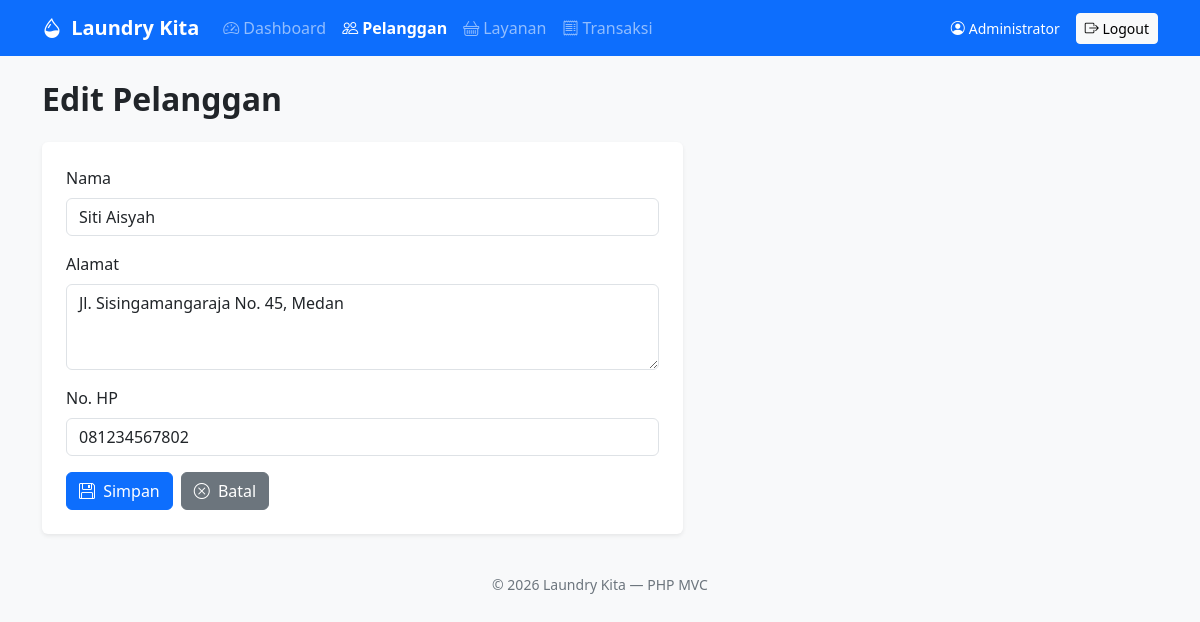
Screenshot of /index.php?url=pelanggan/edit/2 (signed in) with the database file from the repository.
### tables this page shows
CREATE TABLE tb_pelanggan (
    pel_id     INT(11)      NOT NULL AUTO_INCREMENT,
    pel_nama   VARCHAR(100) NOT NULL,
    pel_alamat TEXT         DEFAULT NULL,
    pel_hp     VARCHAR(30)  DEFAULT NULL,
    PRIMARY KEY (pel_id)
);

### core/Controller.php (called while the page is built, shortened)
<?php
abstract class Controller
{
    protected function view(string $view, array $data = [], string $layout = 'main'): void
    {
        extract($data);
        require ROOT . 'app/views/' . $view . '.php';
    }
}

### app/controllers/PelangganController.php (called while the page is built, shortened)
<?php
class PelangganController extends Controller
{
    private Pelanggan $model;
    public function __construct()
    {
        $this->model = new Pelanggan();
    }
    public function edit($id = 0)
    {
        $id = (int) $id;
        $row = $this->model->find($id);
        $errors = [];
        $old = $row;
        $this->view('pelanggan/form', [
            'title' => 'Edit Pelanggan', 'action' => 'pelanggan/edit/' . $id, 'old' => $old, 'errors' => $errors,
        ]);
    }
}

### core/App.php (called while the page is built, shortened)
<?php
class App
{
    public function __construct()
    {
        $url = trim((string) ($_GET['url'] ?? ''), '/');
        $parts = $url === '' ? [] : explode('/', $url);
        $method = $parts[1] ?? 'index';
        $params = array_slice($parts, 2);
        $controller = new $class();
        call_user_func_array([$controller, $method], $params);
    }
}

### index.php (called while the page is built, shortened)
<?php
require_once ROOT . 'core/helpers.php';
spl_autoload_register(function ($class) {
    foreach (['core', 'app/controllers', 'app/models'] as $dir) {
        $file = ROOT . $dir . '/' . $class . '.php';
        if (is_file($file)) {
            return;
        }
    }
});
new App();

### core/helpers.php (called while the page is built, shortened)
<?php
function e($v): string
{
    return htmlspecialchars((string) ($v ?? ''), ENT_QUOTES, 'UTF-8');
}
function url(string $path = ''): string
{
    $path = trim($path, '/');
    return BASE_URL . '/index.php' . ($path !== '' ? '?url=' . $path : '');
}

### core/Database.php (called while the page is built)
<?php
class Database
{
    private static ?PDO $pdo = null;
    public static function connect(): PDO
    {
        if (self::$pdo === null) {
            try {
                self::$pdo = new PDO(
                    'mysql:host=' . DB_HOST . ';dbname=' . DB_NAME . ';charset=utf8mb4',
                    DB_USER,
                    DB_PASS,
                    [
                        PDO::ATTR_ERRMODE            => PDO::ERRMODE_EXCEPTION,
                        PDO::ATTR_DEFAULT_FETCH_MODE => PDO::FETCH_ASSOC,
                        PDO::ATTR_EMULATE_PREPARES   => false,
                    ]
                );
            } catch (PDOException $e) {
                die('Koneksi database gagal: ' . htmlspecialchars($e->getMessage())
                    . '<br>Pastikan file <b>database.sql</b> sudah di-import (database <b>crud-oop-php</b>).');
            }
        }
        return self::$pdo;
    }
}

### core/Model.php (called while the page is built, shortened)
<?php
abstract class Model
{
    protected PDO $db;
    protected string $table;
    protected string $pk;
    public function __construct()
    {
        $this->db = Database::connect();
    }
    public function find(int $id)
    {
        $stmt = $this->db->prepare("SELECT * FROM {$this->table} WHERE {$this->pk} = :id");
        $stmt->execute([':id' => $id]);
        return $stmt->fetch();
    }
}

### app/views/pelanggan/form.php (the view, shortened to what this page needs)
<div class="mb-4">
    <h2 class="fw-bold mb-1"><?php echo e($title); ?></h2>
</div>
<div class="row">
    <div class="col-12 col-lg-7">
        <div class="card border-0 shadow-sm">
            <div class="card-body p-4">
                <form method="post" action="<?php echo url($action); ?>">
                    <div class="mb-3">
                        <label for="pel_nama" class="form-label">Nama</label>
                        <input type="text" class="form-control" id="pel_nama" name="pel_nama" maxlength="100" value="<?php echo e($old['pel_nama']); ?>" required>
                    </div>
                    <div class="mb-3">
                        <label for="pel_alamat" class="form-label">Alamat</label>
                        <textarea class="form-control" id="pel_alamat" name="pel_alamat" rows="3"><?php echo e($old['pel_alamat']); ?></textarea>
                    </div>
                    <div class="mb-3">
                        <label for="pel_hp" class="form-label">No. HP</label>
                        <input type="text" class="form-control" id="pel_hp" name="pel_hp" maxlength="30" value="<?php echo e($old['pel_hp']); ?>">
                    </div>
                    <div class="d-flex gap-2">
                        <button type="submit" class="btn btn-primary"><i class="bi bi-floppy me-1"></i> Simpan</button>
                        <a href="<?php echo url('pelanggan'); ?>" class="btn btn-secondary"><i class="bi bi-x-circle me-1"></i> Batal</a>
                    </div>
                </form>
            </div>
        </div>
    </div>
</div>

### rows the page displays
tb_pelanggan: pel_nama "Siti Aisyah", pel_alamat "Jl. Sisingamangaraja No. 45, Medan", pel_hp "081234567802"

### other values shown
APP_NAME "Laundry Kita"
$m[0] "Dashboard"
$m[0] "Pelanggan"
$m[0] "Layanan"
$m[0] "Transaksi"
auth_user()['nama'] "Administrator"
$title "Edit Pelanggan"
